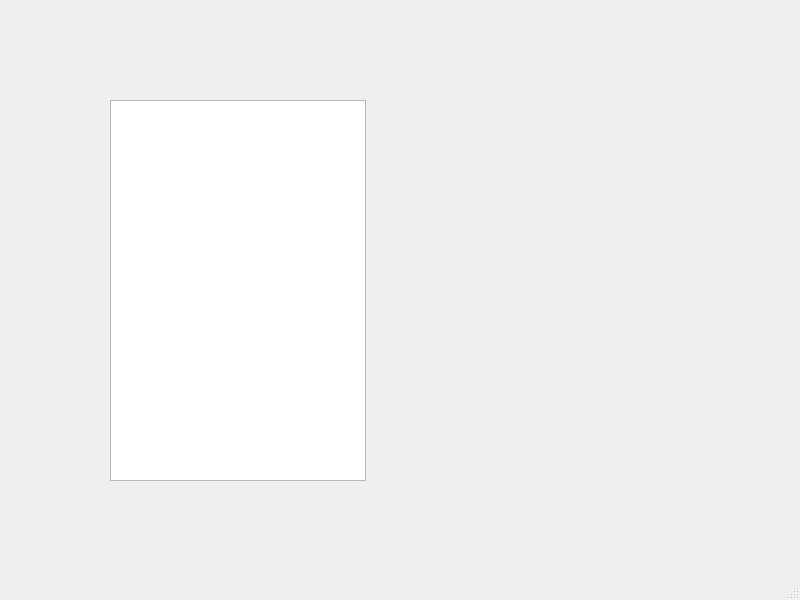
<?xml version="1.0" encoding="UTF-8"?>
<ui version="4.0">
 <class>MainWindow</class>
 <widget class="QMainWindow" name="MainWindow">
  <property name="geometry">
   <rect>
    <x>0</x>
    <y>0</y>
    <width>800</width>
    <height>600</height>
   </rect>
  </property>
  <property name="windowTitle">
   <string>MainWindow</string>
  </property>
  <widget class="QWidget" name="centralwidget">
   <widget class="QGraphicsView" name="graphicsView">
    <property name="geometry">
     <rect>
      <x>110</x>
      <y>100</y>
      <width>256</width>
      <height>381</height>
     </rect>
    </property>
   </widget>
  </widget>
  <widget class="QMenuBar" name="menubar">
   <property name="geometry">
    <rect>
     <x>0</x>
     <y>0</y>
     <width>800</width>
     <height>26</height>
    </rect>
   </property>
  </widget>
  <widget class="QStatusBar" name="statusbar"/>
 </widget>
 <resources/>
 <connections/>
</ui>
